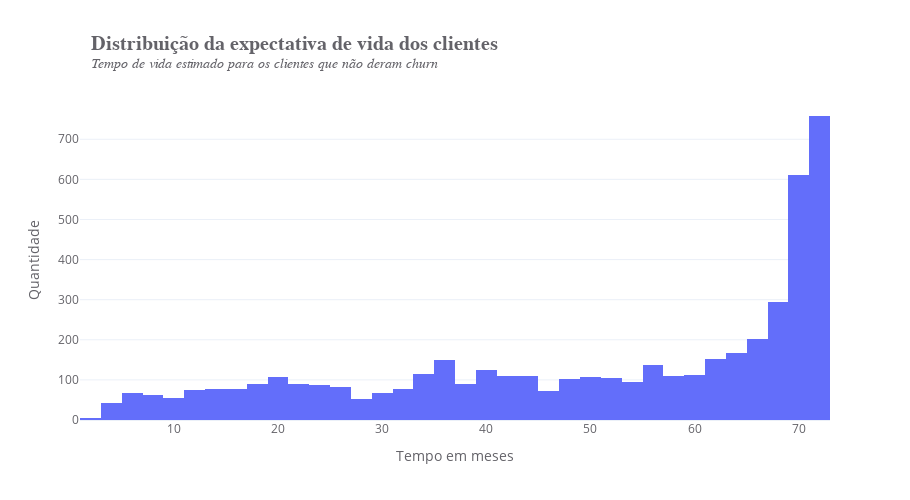

The cell this chart's notebook holds for it:
### Code cell
# Plotando um histograma com a expectativa de tempo de vida
fig = go.Figure()
fig.add_trace(go.Histogram(x=data_full['expectativa']))

# Atualizando o layout da figure
fig.update_layout(
    title='<b>Distribuição da expectativa de vida dos clientes</b><br><sup><i>Tempo de vida estimado para os clientes que não deram churn</i></sup>',
    title_font=dict(size=20, family="Arial"),
    font_color='#646369',
    template='plotly_white',
    yaxis=dict(showticklabels=True, showgrid=True, title='Quantidade'),
    xaxis=dict(showgrid=False, title='Tempo em meses'),
    title_x=0.1,
    width=910,
    height=500,
    showlegend=False
)

### Figure 1 — Plotly figure (JSON) as saved in the notebook; plotly's stock layout.template omitted (floating-point values rounded to 4 significant figures; data arrays with more than 128 entries replaced by an {"elided": "..."} marker saying what was removed)
{"data": [{"type": "histogram", "x": {"elided": "5174 float values"}}], "layout": {"font": {"color": "#646369"}, "height": 500, "showlegend": false, "title": {"font": {"family": "Arial", "size": 20}, "text": "<b>Distribuição da expectativa de vida dos clientes</b><br><sup><i>Tempo de vida estimado para os clientes que não deram churn</i></sup>", "x": 0.1}, "width": 910, "xaxis": {"showgrid": false, "title": {"text": "Tempo em meses"}}, "yaxis": {"showgrid": true, "showticklabels": true, "title": {"text": "Quantidade"}}}}
